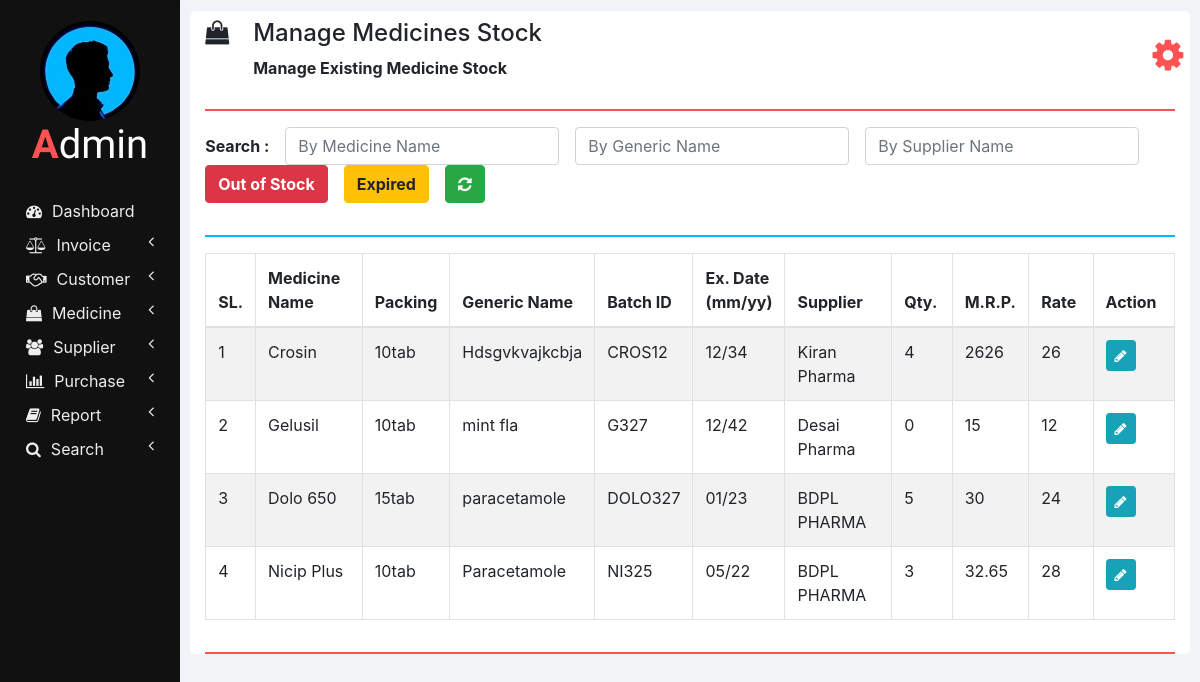
Page /manage_medicine_stock.php on the earlier database version.
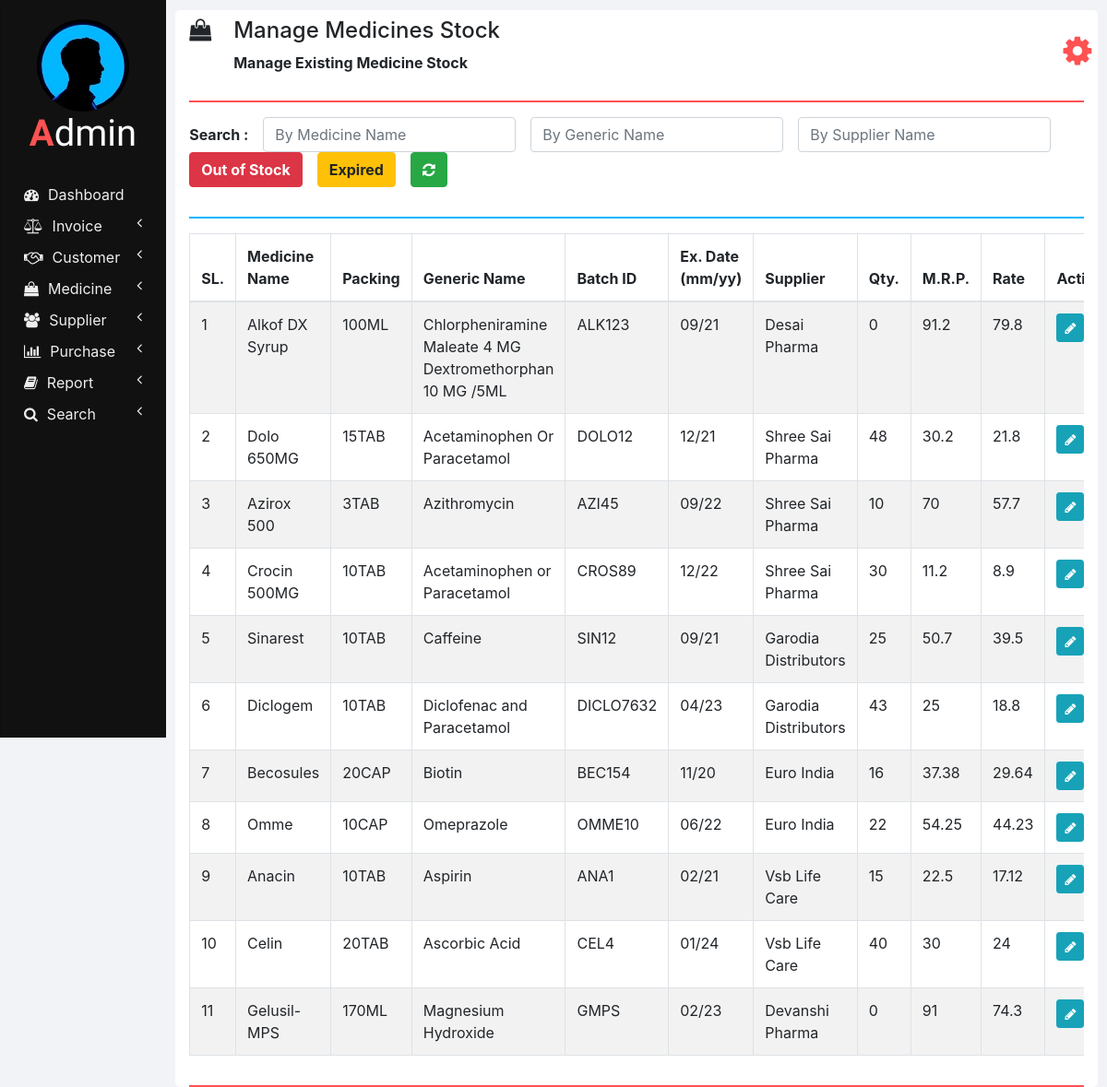
Same page on the later database version.
### tables this page shows
CREATE TABLE `medicines` (
  `ID` int(11) NOT NULL,
  `NAME` varchar(100) NOT NULL,
  `PACKING` varchar(20) NOT NULL,
  `GENERIC_NAME` varchar(100) NOT NULL,
  `SUPPLIER_NAME` varchar(100) NOT NULL
);

CREATE TABLE `medicines_stock` (
  `ID` int(11) NOT NULL,
  `NAME` varchar(100) NOT NULL,
  `BATCH_ID` varchar(20) NOT NULL,
  `EXPIRY_DATE` varchar(10) NOT NULL,
  `QUANTITY` int(11) NOT NULL,
  `MRP` double NOT NULL,
  `RATE` double NOT NULL,
  `INVOICE_NUMBER` int(11) NOT NULL
);

### php/manage_medicine_stock.php (the view, shortened to what this page needs)
<?php
  function showMedicinesStock($id) {
    require "db_connection.php";
    if($con) {
      $seq_no = 0;
      $query = "SELECT * FROM medicines INNER JOIN medicines_stock ON medicines.NAME = medicines_stock.NAME";
      $result = mysqli_query($con, $query);
      while($row = mysqli_fetch_array($result)) {
        $seq_no++;
        if($row['BATCH_ID'] == $id)
          showEditOptionsRow($seq_no, $row);
        else
          showMedicineStockRow($seq_no, $row);
      }
    }
  }
  function showMedicineStockRow($seq_no, $row) {
    ?>
    <tr>
      <td><?php echo $seq_no; ?></td>
      <td><?php echo $row['NAME']; ?></td>
      <td><?php echo $row['PACKING']; ?></td>
      <td><?php echo $row['GENERIC_NAME']; ?></td>
      <td><?php echo $row['BATCH_ID']; ?></td>
      <td><?php echo $row['EXPIRY_DATE']; ?></td>
      <td><?php echo $row['SUPPLIER_NAME']; ?></td>
      <td><?php echo $row['QUANTITY']; ?></td>
      <td><?php echo $row['MRP']; ?></td>
      <td><?php echo $row['RATE']; ?></td>
      <td>
        <button href="" class="btn btn-info btn-sm" onclick="editMedicineStock('<?php echo $row['BATCH_ID']; ?>');">
          <i class="fa fa-pencil"></i>
        </button>
      </td>
    </tr>
    <?php
  }
  ?>

### manage_medicine_stock.php (shortened to what this page needs)
<!DOCTYPE html>
<html lang="en" dir="ltr">
  <head>
    <link rel="stylesheet" href="bootstrap/css/bootstrap.min.css">
    <link rel="stylesheet" href="https://use.fontawesome.com/releases/v5.3.1/css/all.css">
    <link rel="stylesheet" href="https://cdnjs.cloudflare.com/ajax/libs/font-awesome/4.7.0/css/font-awesome.min.css">
    <link rel="stylesheet" href="css/sidenav.css">
    <link rel="stylesheet" href="css/home.css">
  </head>
  <body>
    <div class="container-fluid">
      <div class="container">
        <?php
          require "php/header.php";
        ?>
        <div class="row">
          <div class="col-md-12 form-group form-inline">
            <label class="font-weight-bold" for="">Search :&emsp;</label>
            <input type="text" class="form-control" id="by_name" placeholder="By Medicine Name" onkeyup="searchMedicineStock(this.value, 'NAME');">
            &emsp;<input type="text" class="form-control" id="by_generic_name" placeholder="By Generic Name" onkeyup="searchMedicineStock(this.value, 'GENERIC_NAME');">
            &emsp;<input type="text" class="form-control" id="by_suppliers_name" placeholder="By Supplier Name" onkeyup="searchMedicineStock(this.value, 'SUPPLIER_NAME');">
            &emsp;<button class="btn btn-danger font-weight-bold" onclick="searchMedicineStock('0', 'QUANTITY');">Out of Stock</button>
            &emsp;<button class="btn btn-warning font-weight-bold" onclick="searchMedicineStock('', 'EXPIRY_DATE');">Expired</button>
            &emsp;<button class="btn btn-success font-weight-bold" onclick="cancel();"><i class="fa fa-refresh"></i></button>
          </div>
          <div class="col col-md-12">
            <hr class="col-md-12" style="padding: 0px; border-top: 2px solid  #02b6ff;">
          </div>
          <div class="col col-md-12 table-responsive">
            <div class="table-responsive">
            	<table class="table table-bordered table-striped table-hover">
            		<thead>
            			<tr>
            				<th style="width: 1%;">SL.</th>
            				<th style="width: 14%;">Medicine Name</th>
                    <th style="width: 5%;">Packing</th>
                    <th style="width: 14%;">Generic Name</th>
                    <th style="width: 10%;">Batch ID</th>
                    <th style="width: 8%;">Ex. Date (mm/yy)</th>
            				<th style="width: 15%;">Supplier</th>
                    <th style="width: 7%;">Qty.</th>
                    <th style="width: 8%;">M.R.P.</th>
                    <th style="width: 8%;">Rate</th>
                    <th style="width: 10%;">Action</th>
            			</tr>
            		</thead>
                <tbody id="medicines_stock_div">
                  <?php
                    require 'php/manage_medicine_stock.php';
                    if(isset($_GET['out_of_stock']))
                      echo "<script>searchMedicineStock('0', 'QUANTITY');</script>";
                    else if(isset($_GET['expired']))
                      echo "<script>searchMedicineStock('', 'EXPIRY_DATE');</script>";
                    else
                      showMedicinesStock("0");
                  ?>
            		</tbody>
            	</table>
            </div>
          </div>
        </div>
        <hr style="border-top: 2px solid #ff5252;">
      </div>
    </div>
  </body>
</html>

Differences in the rows shown:
removed medicines: seq_no "1", medicines_stock.NAME "Crosin", PACKING "10tab", GENERIC_NAME "Hdsgvkvajkcbja", medicines_stock.BATCH_ID "CROS12", medicines_stock.EXPIRY_DATE "12/34", SUPPLIER_NAME "Kiran Pharma", medicines_stock.QUANTITY "4", medicines_stock.MRP "2626", medicines_stock.RATE "26"
removed medicines: seq_no "2", medicines_stock.NAME "Gelusil", PACKING "10tab", GENERIC_NAME "mint fla", medicines_stock.BATCH_ID "G327", medicines_stock.EXPIRY_DATE "12/42", SUPPLIER_NAME "Desai Pharma", medicines_stock.QUANTITY "0", medicines_stock.MRP "15", medicines_stock.RATE "12"
removed medicines: seq_no "3", medicines_stock.NAME "Dolo 650", PACKING "15tab", GENERIC_NAME "paracetamole", medicines_stock.BATCH_ID "DOLO327", medicines_stock.EXPIRY_DATE "01/23", SUPPLIER_NAME "BDPL PHARMA", medicines_stock.QUANTITY "5", medicines_stock.MRP "30", medicines_stock.RATE "24"
removed medicines: seq_no "4", medicines_stock.NAME "Nicip Plus", PACKING "10tab", GENERIC_NAME "Paracetamole", medicines_stock.BATCH_ID "NI325", medicines_stock.EXPIRY_DATE "05/22", SUPPLIER_NAME "BDPL PHARMA", medicines_stock.QUANTITY "3", medicines_stock.MRP "32.65", medicines_stock.RATE "28"
added medicines: seq_no "1", medicines_stock.NAME "Alkof DX Syrup", PACKING "100ML", GENERIC_NAME "Chlorpheniramine Maleate 4 MG Dextromethorphan 10 MG /5ML", medicines_stock.BATCH_ID "ALK123", medicines_stock.EXPIRY_DATE "09/21", SUPPLIER_NAME "Desai Pharma", medicines_stock.QUANTITY "0", medicines_stock.MRP "91.2", medicines_stock.RATE "79.8"
added medicines: seq_no "2", medicines_stock.NAME "Dolo 650MG", PACKING "15TAB", GENERIC_NAME "Acetaminophen Or Paracetamol", medicines_stock.BATCH_ID "DOLO12", medicines_stock.EXPIRY_DATE "12/21", SUPPLIER_NAME "Shree Sai Pharma", medicines_stock.QUANTITY "48", medicines_stock.MRP "30.2", medicines_stock.RATE "21.8"
added medicines: seq_no "3", medicines_stock.NAME "Azirox 500", PACKING "3TAB", GENERIC_NAME "Azithromycin", medicines_stock.BATCH_ID "AZI45", medicines_stock.EXPIRY_DATE "09/22", SUPPLIER_NAME "Shree Sai Pharma", medicines_stock.QUANTITY "10", medicines_stock.MRP "70", medicines_stock.RATE "57.7"
added medicines: seq_no "4", medicines_stock.NAME "Crocin 500MG", PACKING "10TAB", GENERIC_NAME "Acetaminophen or Paracetamol", medicines_stock.BATCH_ID "CROS89", medicines_stock.EXPIRY_DATE "12/22", SUPPLIER_NAME "Shree Sai Pharma", medicines_stock.QUANTITY "30", medicines_stock.MRP "11.2", medicines_stock.RATE "8.9"
added medicines: seq_no "5", medicines_stock.NAME "Sinarest", PACKING "10TAB", GENERIC_NAME "Caffeine", medicines_stock.BATCH_ID "SIN12", medicines_stock.EXPIRY_DATE "09/21", SUPPLIER_NAME "Garodia Distributors", medicines_stock.QUANTITY "25", medicines_stock.MRP "50.7", medicines_stock.RATE "39.5"
added medicines: seq_no "6", medicines_stock.NAME "Diclogem", PACKING "10TAB", GENERIC_NAME "Diclofenac and Paracetamol", medicines_stock.BATCH_ID "DICLO7632", medicines_stock.EXPIRY_DATE "04/23", SUPPLIER_NAME "Garodia Distributors", medicines_stock.QUANTITY "43", medicines_stock.MRP "25", medicines_stock.RATE "18.8"
added medicines: seq_no "7", medicines_stock.NAME "Becosules", PACKING "20CAP", GENERIC_NAME "Biotin", medicines_stock.BATCH_ID "BEC154", medicines_stock.EXPIRY_DATE "11/20", SUPPLIER_NAME "Euro India", medicines_stock.QUANTITY "16", medicines_stock.MRP "37.38", medicines_stock.RATE "29.64"
added medicines: seq_no "8", medicines_stock.NAME "Omme", PACKING "10CAP", GENERIC_NAME "Omeprazole", medicines_stock.BATCH_ID "OMME10", medicines_stock.EXPIRY_DATE "06/22", SUPPLIER_NAME "Euro India", medicines_stock.QUANTITY "22", medicines_stock.MRP "54.25", medicines_stock.RATE "44.23"
added medicines: seq_no "9", medicines_stock.NAME "Anacin", PACKING "10TAB", GENERIC_NAME "Aspirin", medicines_stock.BATCH_ID "ANA1", medicines_stock.EXPIRY_DATE "02/21", SUPPLIER_NAME "Vsb Life Care", medicines_stock.QUANTITY "15", medicines_stock.MRP "22.5", medicines_stock.RATE "17.12"
added medicines: seq_no "10", medicines_stock.NAME "Celin", PACKING "20TAB", GENERIC_NAME "Ascorbic Acid", medicines_stock.BATCH_ID "CEL4", medicines_stock.EXPIRY_DATE "01/24", SUPPLIER_NAME "Vsb Life Care", medicines_stock.QUANTITY "40", medicines_stock.MRP "30", medicines_stock.RATE "24"
added medicines: seq_no "11", medicines_stock.NAME "Gelusil-MPS", PACKING "170ML", GENERIC_NAME "Magnesium Hydroxide", medicines_stock.BATCH_ID "GMPS", medicines_stock.EXPIRY_DATE "02/23", SUPPLIER_NAME "Devanshi Pharma", medicines_stock.QUANTITY "0", medicines_stock.MRP "91", medicines_stock.RATE "74.3"
